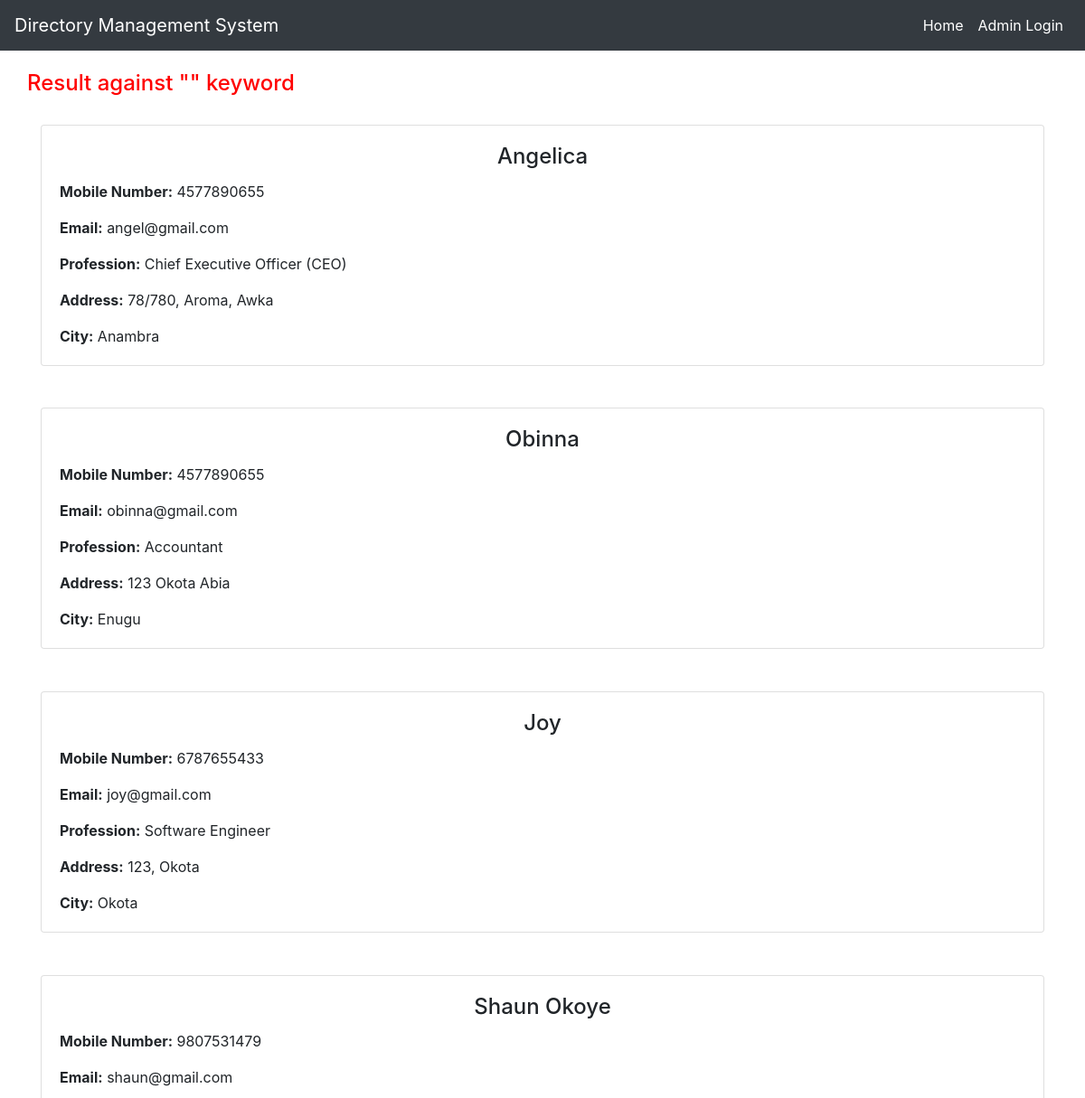
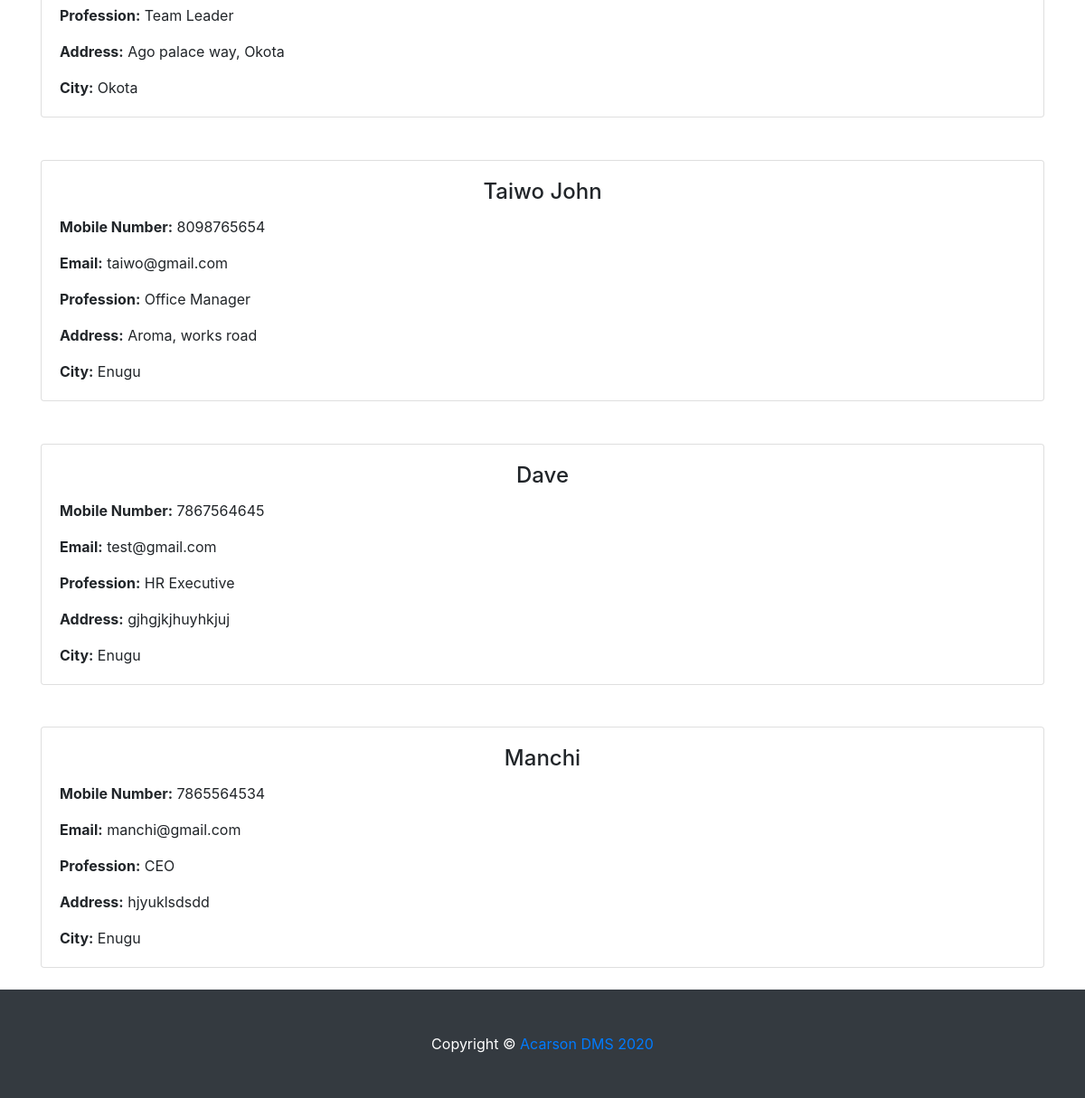
/dms/searchdata.php, run on the app's committed database (2 pictures, top to bottom).
### tables this page shows
CREATE TABLE `tbldirectory` (
  `ID` int(10) NOT NULL,
  `FullName` varchar(120) DEFAULT NULL,
  `Profession` varchar(120) DEFAULT NULL,
  `Email` varchar(120) NOT NULL,
  `MobileNumber` bigint(11) DEFAULT NULL,
  `Address` varchar(250) NOT NULL,
  `City` varchar(250) NOT NULL,
  `Status` varchar(120) NOT NULL
);

### dms/searchdata.php (the view, shortened to what this page needs)
<?php
include('admin/include/dbconnection.php');
?>
<!DOCTYPE html>
<html lang="en">
<head>
  <link href="vendor/bootstrap/css/bootstrap.min.css" rel="stylesheet">
  <link href="css/heroic-features.css" rel="stylesheet">
</head>
<body>
  <nav class="navbar navbar-expand-lg navbar-dark bg-dark fixed-top"
    <div class="container">
      <a class="navbar-brand" href="index.php"> Directory Management System</a>
       <div class="collapse navbar-collapse" id="navbarResponsive">
        <ul class="navbar-nav ml-auto">
           <li class="nav-item active">
            <a class="nav-link" href="index.php">Home
            </a>
          </li>
          <li class="nav-item active">
            <a class="nav-link" href="admin/">Admin Login
            </a>
          </li>
        </ul>
      </div>
  </nav>
  <div class="container">
    <div class="row text-left" style="padding-top: 2%">
<?php
$sdata=$_POST['searchdata'];
  ?>
  <h4 align="center" style="color:red">Result against "<?php echo $sdata;?>" keyword </h4>
<?php
$ret=mysqli_query($con,"select * from tbldirectory where (FullName like '$sdata%'|| MobileNumber like '$sdata%') and (Status=1)");
$num=mysqli_num_rows($ret);
if($num>0){
while ($row=mysqli_fetch_array($ret)) {
?>
      <div class="col-lg-12 col-md-6 mb-4" style="padding-top:2%">
        <div class="card h-100">
          <div class="card-body">
            <h4 class="card-title" align="center"><?php  echo $row['FullName'];?></h4>
            <p ><b>Mobile Number:</b> <?php  echo $row['MobileNumber'];?></p>
             <p class="card-text"><b>Email:</b> <?php  echo $row['Email'];?></p>
              <p class="card-text"><b>Profession:</b> <?php  echo $row['Profession'];?></p>
               <p class="card-text"><b>Address:</b> <?php  echo $row['Address'];?></p>
                 <p class="card-text"><b>City:</b> <?php  echo $row['City'];?></p>
          </div>
        </div>
      </div>
    <?php }  } ?>
</div></div>
<footer class="py-5 bg-dark">
    <div class="container">
      <p class="m-0 text-center text-white"> <span>Copyright © <a href="https://geekcode.cf" target="_blank">Acarson DMS 2020</a></span></p>
    </div>
  </footer>
</body>
</html>

### dms/css/heroic-features.css (style rules this page uses)
body { padding-top: 56px; }

### data on the page
tbldirectory: FullName "Angelica", MobileNumber "4577890655", Email "angel@gmail.com", Profession "Chief Executive Officer (CEO)", Address "78/780, Aroma, Awka", City "Anambra"
tbldirectory: FullName "Obinna", MobileNumber "4577890655", Email "obinna@gmail.com", Profession "Accountant", Address "123 Okota Abia", City "Enugu"
tbldirectory: FullName "Joy", MobileNumber "6787655433", Email "joy@gmail.com", Profession "Software Engineer", Address "123, Okota", City "Okota"
tbldirectory: FullName "Shaun Okoye", MobileNumber "9807531479", Email "shaun@gmail.com", Profession "Team Leader", Address "Ago palace way, Okota", City "Okota"
tbldirectory: FullName "Taiwo John", MobileNumber "8098765654", Email "taiwo@gmail.com", Profession "Office Manager", Address "Aroma, works road", City "Enugu"
tbldirectory: FullName "Dave", MobileNumber "7867564645", Email "test@gmail.com", Profession "HR Executive", Address "gjhgjkjhuyhkjuj", City "Enugu"
tbldirectory: FullName "Manchi", MobileNumber "7865564534", Email "manchi@gmail.com", Profession "CEO", Address "hjyuklsdsdd", City "Enugu"
